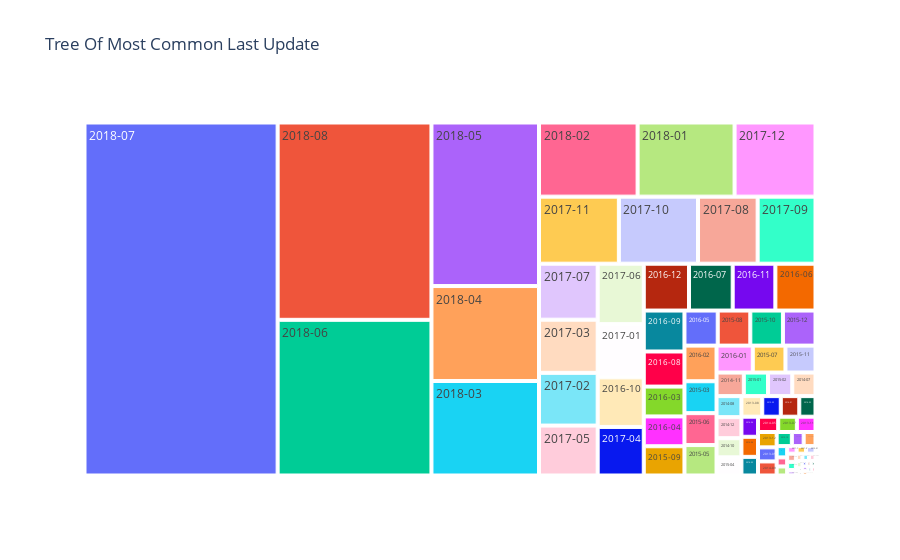

Source (notebook cell):
### Code cell
import plotly.express as px
fig = px.treemap(y, path=['month_year'], values=x['month_year'].value_counts(),title='Tree Of Most Common Last Update')
fig.show()

### Figure 1 — Plotly figure (JSON) as saved in the notebook; plotly's stock layout.template omitted (floating-point values rounded to 4 significant figures)
{"data": [{"branchvalues": "total", "domain": {"x": [0, 1], "y": [0, 1]}, "hovertemplate": "labels=%{label}<br>value=%{value}<br>parent=%{parent}<br>id=%{id}<extra></extra>", "ids": ["2010-05", "2011-01", "2011-03", "2011-04", "2011-05", "2011-06", "2011-07", "2011-09", "2011-10", "2011-12", "2012-01", "2012-02", "2012-04", "2012-06", "2012-07", "2012-08", "2012-09", "2012-10", "2012-11", "2012-12", "2013-01", "2013-02", "2013-03", "2013-04", "2013-05", "2013-06", "2013-07", "2013-08", "2013-09", "2013-10", "2013-11", "2013-12", "2014-01", "2014-02", "2014-03", "2014-04", "2014-05", "2014-06", "2014-07", "2014-08", "2014-09", "2014-10", "2014-11", "2014-12", "2015-01", "2015-02", "2015-03", "2015-04", "2015-05", "2015-06", "2015-07", "2015-08", "2015-09", "2015-10", "2015-11", "2015-12", "2016-01", "2016-02", "2016-03", "2016-04", "2016-05", "2016-06", "2016-07", "2016-08", "2016-09", "2016-10", "2016-11", "2016-12", "2017-01", "2017-02", "2017-03", "2017-04", "2017-05", "2017-06", "2017-07", "2017-08", "2017-09", "2017-10", "2017-11", "2017-12", "2018-01", "2018-02", "2018-03", "2018-04", "2018-05", "2018-06", "2018-07", "2018-08"], "labels": ["2010-05", "2011-01", "2011-03", "2011-04", "2011-05", "2011-06", "2011-07", "2011-09", "2011-10", "2011-12", "2012-01", "2012-02", "2012-04", "2012-06", "2012-07", "2012-08", "2012-09", "2012-10", "2012-11", "2012-12", "2013-01", "2013-02", "2013-03", "2013-04", "2013-05", "2013-06", "2013-07", "2013-08", "2013-09", "2013-10", "2013-11", "2013-12", "2014-01", "2014-02", "2014-03", "2014-04", "2014-05", "2014-06", "2014-07", "2014-08", "2014-09", "2014-10", "2014-11", "2014-12", "2015-01", "2015-02", "2015-03", "2015-04", "2015-05", "2015-06", "2015-07", "2015-08", "2015-09", "2015-10", "2015-11", "2015-12", "2016-01", "2016-02", "2016-03", "2016-04", "2016-05", "2016-06", "2016-07", "2016-08", "2016-09", "2016-10", "2016-11", "2016-12", "2017-01", "2017-02", "2017-03", "2017-04", "2017-05", "2017-06", "2017-07", "2017-08", "2017-09", "2017-10", "2017-11", "2017-12", "2018-01", "2018-02", "2018-03", "2018-04", "2018-05", "2018-06", "2018-07", "2018-08"], "name": "", "parents": ["", "", "", "", "", "", "", "", "", "", "", "", "", "", "", "", "", "", "", "", "", "", "", "", "", "", "", "", "", "", "", "", "", "", "", "", "", "", "", "", "", "", "", "", "", "", "", "", "", "", "", "", "", "", "", "", "", "", "", "", "", "", "", "", "", "", "", "", "", "", "", "", "", "", "", "", "", "", "", "", "", "", "", "", "", "", "", ""], "type": "treemap", "values": [1, 1, 1, 3, 1, 3, 1, 2, 1, 2, 3, 3, 2, 4, 2, 3, 2, 1, 5, 1, 1, 7, 1, 4, 11, 7, 12, 18, 16, 9, 12, 12, 16, 14, 13, 14, 13, 14, 23, 22, 11, 20, 27, 22, 24, 24, 43, 19, 41, 43, 37, 48, 50, 48, 34, 48, 41, 48, 51, 51, 49, 79, 86, 60, 70, 96, 84, 89, 103, 130, 131, 94, 123, 117, 138, 168, 163, 223, 225, 252, 302, 307, 427, 429, 739, 1006, 2864, 1275]}], "layout": {"legend": {"tracegroupgap": 0}, "title": {"text": "Tree Of Most Common Last Update"}}}
